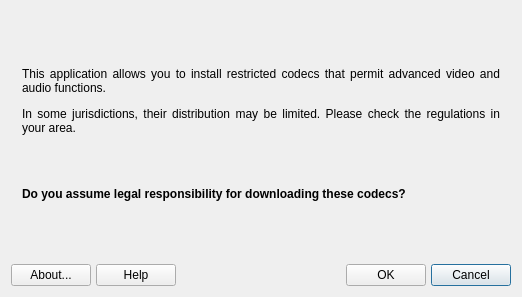
<?xml version="1.0" encoding="UTF-8"?>
<ui version="4.0">
 <class>MainWindow</class>
 <widget class="QDialog" name="MainWindow">
  <property name="geometry">
   <rect>
    <x>0</x>
    <y>0</y>
    <width>522</width>
    <height>297</height>
   </rect>
  </property>
  <property name="windowTitle">
   <string>MX Codecs Installer</string>
  </property>
  <layout class="QVBoxLayout" name="verticalLayout">
   <item>
    <widget class="QStackedWidget" name="stackedWidget">
     <property name="currentIndex">
      <number>0</number>
     </property>
     <widget class="QWidget" name="pageAccept">
      <layout class="QVBoxLayout" name="verticalLayout_4">
       <item>
        <widget class="QLabel" name="labelAccept">
         <property name="text">
          <string>&lt;html&gt;&lt;head/&gt;&lt;body&gt;&lt;p align=&quot;justify&quot;&gt;This application allows you to install restricted codecs that permit advanced video and audio functions.&lt;/p&gt;&lt;p align=&quot;justify&quot;&gt;In some jurisdictions, their distribution may be limited. Please check the regulations in your area. &lt;/p&gt;&lt;p align=&quot;justify&quot;&gt;&lt;br/&gt;&lt;/p&gt;&lt;p align=&quot;justify&quot;&gt;&lt;span style=&quot; font-weight:600;&quot;&gt;Do you assume legal responsibility for downloading these codecs?&lt;/span&gt;&lt;/p&gt;&lt;/body&gt;&lt;/html&gt;</string>
         </property>
         <property name="textFormat">
          <enum>Qt::RichText</enum>
         </property>
         <property name="wordWrap">
          <bool>true</bool>
         </property>
        </widget>
       </item>
      </layout>
     </widget>
     <widget class="QWidget" name="pageDownload">
      <layout class="QVBoxLayout" name="verticalLayout_2">
       <item>
        <widget class="QGroupBox" name="groupBox">
         <property name="title">
          <string>Downloading codecs files</string>
         </property>
         <layout class="QVBoxLayout" name="verticalLayout_3">
          <item>
           <widget class="QLabel" name="labelDownload">
            <property name="text">
             <string/>
            </property>
            <property name="wordWrap">
             <bool>true</bool>
            </property>
           </widget>
          </item>
         </layout>
        </widget>
       </item>
       <item>
        <widget class="QProgressBar" name="progressBar">
         <property name="value">
          <number>24</number>
         </property>
        </widget>
       </item>
      </layout>
     </widget>
    </widget>
   </item>
   <item>
    <layout class="QGridLayout" name="buttonBar" columnstretch="0,0,0,0,0,0,0,0,0">
     <property name="sizeConstraint">
      <enum>QLayout::SetDefaultConstraint</enum>
     </property>
     <property name="leftMargin">
      <number>0</number>
     </property>
     <property name="topMargin">
      <number>0</number>
     </property>
     <property name="rightMargin">
      <number>0</number>
     </property>
     <property name="bottomMargin">
      <number>0</number>
     </property>
     <property name="spacing">
      <number>5</number>
     </property>
     <item row="0" column="8">
      <widget class="QPushButton" name="buttonCancel">
       <property name="sizePolicy">
        <sizepolicy hsizetype="Minimum" vsizetype="Minimum">
         <horstretch>0</horstretch>
         <verstretch>0</verstretch>
        </sizepolicy>
       </property>
       <property name="toolTip">
        <string>Cancel any changes then quit</string>
       </property>
       <property name="text">
        <string>Cancel</string>
       </property>
       <property name="icon">
        <iconset theme="window-close">
         <normaloff>.</normaloff>.</iconset>
       </property>
       <property name="shortcut">
        <string>Alt+N</string>
       </property>
       <property name="autoDefault">
        <bool>true</bool>
       </property>
       <property name="default">
        <bool>true</bool>
       </property>
      </widget>
     </item>
     <item row="0" column="6">
      <widget class="QPushButton" name="buttonOk">
       <property name="sizePolicy">
        <sizepolicy hsizetype="Minimum" vsizetype="Minimum">
         <horstretch>0</horstretch>
         <verstretch>0</verstretch>
        </sizepolicy>
       </property>
       <property name="toolTip">
        <string>Begin codec download and installation</string>
       </property>
       <property name="text">
        <string>OK</string>
       </property>
       <property name="icon">
        <iconset theme="dialog-ok">
         <normaloff>.</normaloff>.</iconset>
       </property>
       <property name="shortcut">
        <string/>
       </property>
       <property name="autoDefault">
        <bool>true</bool>
       </property>
       <property name="default">
        <bool>false</bool>
       </property>
      </widget>
     </item>
     <item row="0" column="5">
      <spacer name="horizontalSpacer2">
       <property name="orientation">
        <enum>Qt::Horizontal</enum>
       </property>
       <property name="sizeHint" stdset="0">
        <size>
         <width>40</width>
         <height>20</height>
        </size>
       </property>
      </spacer>
     </item>
     <item row="0" column="3">
      <widget class="QLabel" name="label">
       <property name="maximumSize">
        <size>
         <width>32</width>
         <height>32</height>
        </size>
       </property>
       <property name="midLineWidth">
        <number>0</number>
       </property>
       <property name="text">
        <string/>
       </property>
       <property name="pixmap">
        <pixmap resource="images.qrc">:/icons/logo.png</pixmap>
       </property>
       <property name="scaledContents">
        <bool>true</bool>
       </property>
      </widget>
     </item>
     <item row="0" column="0">
      <widget class="QPushButton" name="buttonAbout">
       <property name="sizePolicy">
        <sizepolicy hsizetype="Minimum" vsizetype="Minimum">
         <horstretch>0</horstretch>
         <verstretch>0</verstretch>
        </sizepolicy>
       </property>
       <property name="toolTip">
        <string>About this application</string>
       </property>
       <property name="text">
        <string>About...</string>
       </property>
       <property name="icon">
        <iconset theme="help-about">
         <normaloff>.</normaloff>.</iconset>
       </property>
       <property name="shortcut">
        <string>Alt+B</string>
       </property>
       <property name="autoDefault">
        <bool>true</bool>
       </property>
      </widget>
     </item>
     <item row="0" column="2">
      <spacer name="horizontalSpacer1">
       <property name="orientation">
        <enum>Qt::Horizontal</enum>
       </property>
       <property name="sizeHint" stdset="0">
        <size>
         <width>40</width>
         <height>20</height>
        </size>
       </property>
      </spacer>
     </item>
     <item row="0" column="1">
      <widget class="QPushButton" name="buttonHelp">
       <property name="sizePolicy">
        <sizepolicy hsizetype="Minimum" vsizetype="Minimum">
         <horstretch>0</horstretch>
         <verstretch>0</verstretch>
        </sizepolicy>
       </property>
       <property name="toolTip">
        <string>Display help </string>
       </property>
       <property name="text">
        <string>Help</string>
       </property>
       <property name="icon">
        <iconset theme="help-contents">
         <normaloff>.</normaloff>.</iconset>
       </property>
       <property name="shortcut">
        <string>Alt+H</string>
       </property>
       <property name="autoDefault">
        <bool>true</bool>
       </property>
      </widget>
     </item>
    </layout>
   </item>
  </layout>
 </widget>
 <layoutdefault spacing="6" margin="11"/>
 <resources>
  <include location="images.qrc"/>
 </resources>
 <connections>
  <connection>
   <sender>buttonCancel</sender>
   <signal>pressed()</signal>
   <receiver>MainWindow</receiver>
   <slot>reject()</slot>
   <hints>
    <hint type="sourcelabel">
     <x>451</x>
     <y>274</y>
    </hint>
    <hint type="destinationlabel">
     <x>694</x>
     <y>634</y>
    </hint>
   </hints>
  </connection>
 </connections>
</ui>
